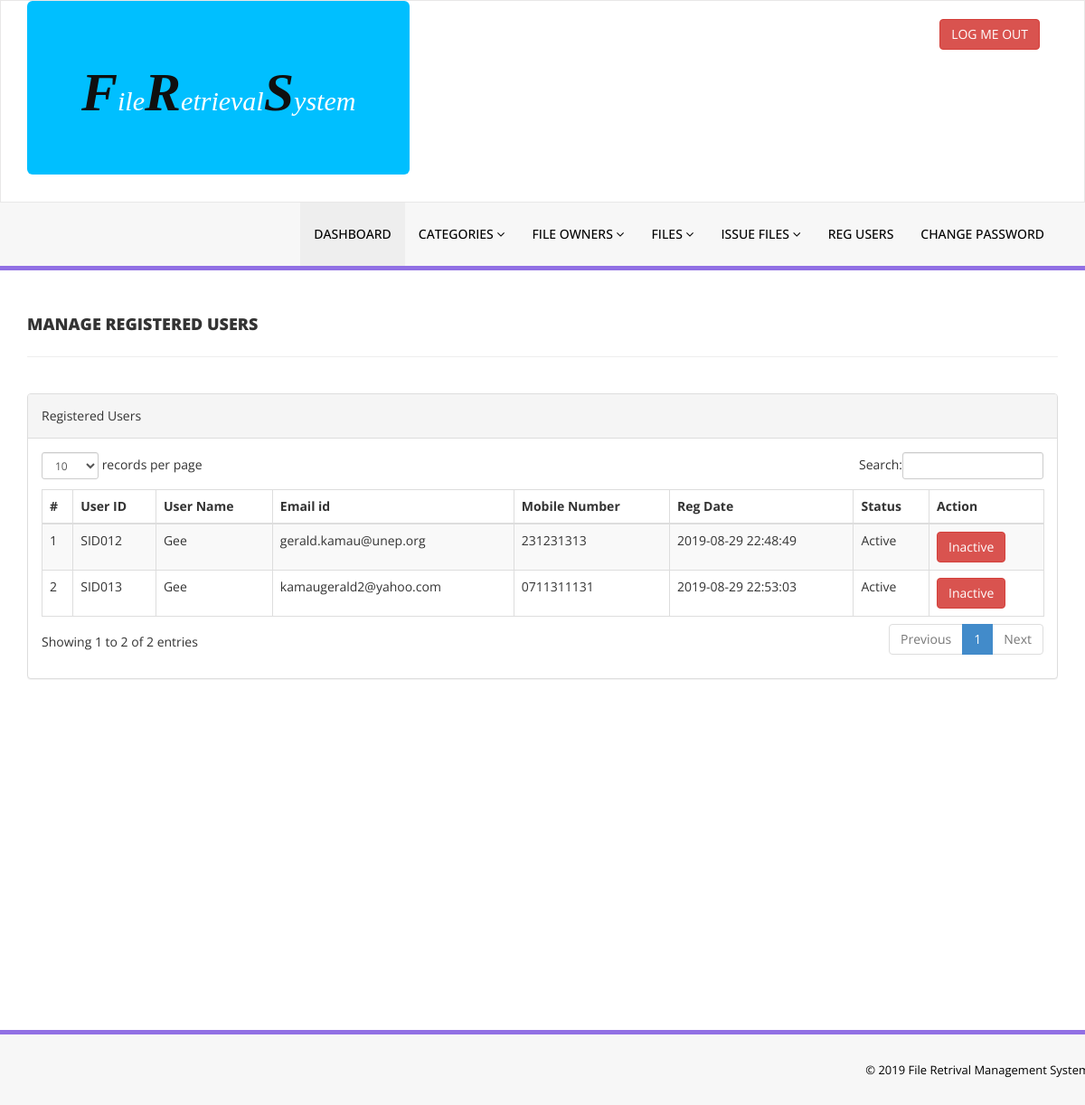
Screenshot of /frms/admin/reg-users.php (signed in) with the database file from the repository.
### tables this page shows
CREATE TABLE `tblusers` (
  `id` int(11) NOT NULL,
  `UserId` varchar(100) DEFAULT NULL,
  `FullName` varchar(120) DEFAULT NULL,
  `EmailId` varchar(120) DEFAULT NULL,
  `MobileNumber` char(11) DEFAULT NULL,
  `Password` varchar(120) DEFAULT NULL,
  `Status` int(1) DEFAULT NULL,
  `RegDate` timestamp NULL DEFAULT current_timestamp(),
  `UpdationDate` timestamp NULL DEFAULT NULL ON UPDATE current_timestamp()
);

### frms/admin/reg-users.php (the view, shortened to what this page needs)
<?php
include('includes/config.php');
if(strlen($_SESSION['alogin'])==0)
    {
header('location:index.php');
}
else{
    ?>
<!DOCTYPE html>
<html xmlns="http://www.w3.org/1999/xhtml">
<head>
    <link href="assets/css/bootstrap.css" rel="stylesheet" />
    <link href="assets/css/font-awesome.css" rel="stylesheet" />
    <link href="assets/js/dataTables/dataTables.bootstrap.css" rel="stylesheet" />
    <link href="assets/css/style.css" rel="stylesheet" />
</head>
<body>
<?php include('includes/header.php');?>
    <div class="content-wrapper">
         <div class="container">
        <div class="row pad-botm">
            <div class="col-md-12">
                <h4 class="header-line">Manage Registered Users</h4>
    </div>
        </div>
            <div class="row">
                <div class="col-md-12">
                    <div class="panel panel-default">
                        <div class="panel-heading">
                          Registered Users
                        </div>
                        <div class="panel-body">
                            <div class="table-responsive">
                                <table class="table table-striped table-bordered table-hover" id="dataTables-example">
                                    <thead>
                                        <tr>
                                            <th>#</th>
                                            <th>User ID</th>
                                            <th>User Name</th>
                                            <th>Email id </th>
                                            <th>Mobile Number</th>
                                            <th>Reg Date</th>
                                            <th>Status</th>
                                            <th>Action</th>
                                        </tr>
                                    </thead>
                                    <tbody>
<?php $sql = "SELECT * from tblusers";
$query = $dbh -> prepare($sql);
$query->execute();
$results=$query->fetchAll(PDO::FETCH_OBJ);
$cnt=1;
if($query->rowCount() > 0)
{
foreach($results as $result)
{               ?>
                                        <tr class="odd gradeX">
                                            <td class="center"><?php echo htmlentities($cnt);?></td>
                                            <td class="center"><?php echo htmlentities($result->UserId);?></td>
                                            <td class="center"><?php echo htmlentities($result->FullName);?></td>
                                            <td class="center"><?php echo htmlentities($result->EmailId);?></td>
                                            <td class="center"><?php echo htmlentities($result->MobileNumber);?></td>
                                             <td class="center"><?php echo htmlentities($result->RegDate);?></td>
                                            <td class="center"><?php if($result->Status==1)
                                            {
                                                echo htmlentities("Active");
                                            } else {
                                            echo htmlentities("Blocked");
}
                                            ?></td>
                                            <td class="center">
<?php if($result->Status==1)
 {?>
<a href="reg-students.php?inid=<?php echo htmlentities($result->id);?>" onclick="return confirm('Are you sure you want to block this student?');"" >  <button class="btn btn-danger"> Inactive</button>
<?php } else {?>
                                            <a href="reg-students.php?id=<?php echo htmlentities($result->id);?>" onclick="return confirm('Are you sure you want to active this student?');""><button class="btn btn-primary"> Active</button>
                                            <?php } ?>
                                            </td>
                                        </tr>
 <?php $cnt=$cnt+1;}} ?>
                                    </tbody>
                                </table>
                            </div>
                        </div>
                    </div>
                </div>
            </div>
    </div>
    </div>
  <?php include('includes/footer.php');?>
</body>
</html>
<?php } ?>

### frms/admin/assets/css/style.css (style rules this page uses)
.content-wrapper { margin-top: 40px; min-height:800px; padding-bottom:90px; }
.header-line { font-weight:900; padding-bottom:25px; border-bottom:1px solid #eeeeee; text-transform:uppercase; }
.pad-botm { padding-bottom:30px; }

### rows the page displays
tblusers: UserId "SID012", FullName "Gee", EmailId "gerald.kamau@unep.org", MobileNumber "231231313", RegDate "2019-08-29 22:48:49"
tblusers: UserId "SID013", FullName "Gee", EmailId "kamaugerald2@yahoo.com", MobileNumber "0711311131", RegDate "2019-08-29 22:53:03"
